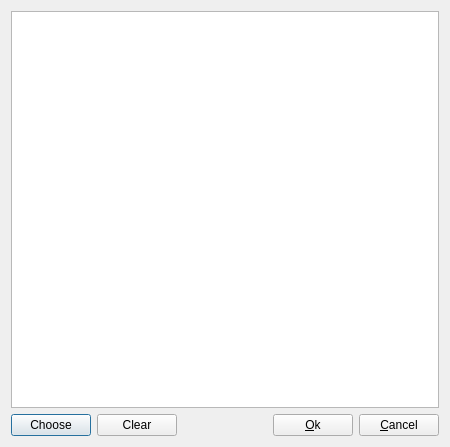
<ui version="4.0" >
 <class>Dialog</class>
 <widget class="QDialog" name="Dialog" >
  <property name="geometry" >
   <rect>
    <x>0</x>
    <y>0</y>
    <width>450</width>
    <height>447</height>
   </rect>
  </property>
  <property name="windowTitle" >
   <string>Pixmap</string>
  </property>
  <layout class="QGridLayout" name="gridLayout" >
   <item row="0" column="0" >
    <widget class="QGraphicsView" name="graphicsView" />
   </item>
   <item row="1" column="0" >
    <layout class="QHBoxLayout" name="horizontalLayout_3" >
     <item>
      <layout class="QHBoxLayout" name="horizontalLayout_2" >
       <item>
        <widget class="QPushButton" name="chooseButton" >
         <property name="text" >
          <string>Choose</string>
         </property>
        </widget>
       </item>
       <item>
        <widget class="QPushButton" name="clearButton" >
         <property name="text" >
          <string>Clear</string>
         </property>
        </widget>
       </item>
      </layout>
     </item>
     <item>
      <spacer name="horizontalSpacer" >
       <property name="orientation" >
        <enum>Qt::Horizontal</enum>
       </property>
       <property name="sizeHint" stdset="0" >
        <size>
         <width>40</width>
         <height>20</height>
        </size>
       </property>
      </spacer>
     </item>
     <item>
      <layout class="QHBoxLayout" name="horizontalLayout" >
       <item>
        <widget class="QPushButton" name="pushButton" >
         <property name="text" >
          <string>&amp;Ok</string>
         </property>
        </widget>
       </item>
       <item>
        <widget class="QPushButton" name="pushButton_2" >
         <property name="text" >
          <string>&amp;Cancel</string>
         </property>
        </widget>
       </item>
      </layout>
     </item>
    </layout>
   </item>
  </layout>
 </widget>
 <resources/>
 <connections>
  <connection>
   <sender>pushButton_2</sender>
   <signal>clicked()</signal>
   <receiver>Dialog</receiver>
   <slot>reject()</slot>
   <hints>
    <hint type="sourcelabel" >
     <x>334</x>
     <y>267</y>
    </hint>
    <hint type="destinationlabel" >
     <x>323</x>
     <y>215</y>
    </hint>
   </hints>
  </connection>
  <connection>
   <sender>pushButton</sender>
   <signal>clicked()</signal>
   <receiver>Dialog</receiver>
   <slot>accept()</slot>
   <hints>
    <hint type="sourcelabel" >
     <x>237</x>
     <y>269</y>
    </hint>
    <hint type="destinationlabel" >
     <x>183</x>
     <y>181</y>
    </hint>
   </hints>
  </connection>
 </connections>
</ui>
